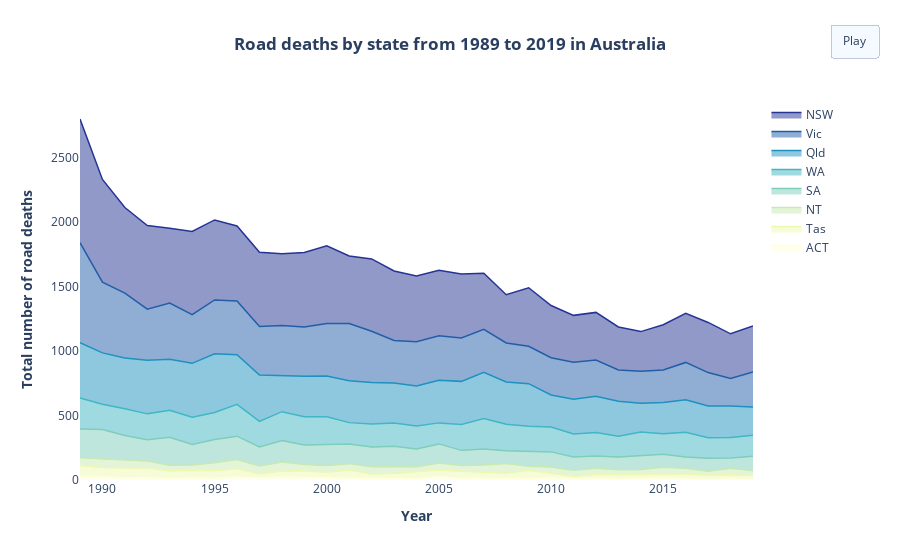

Notebook code cell kept with this figure:
### Code cell
fig_state.show()

### Figure 1 — Plotly figure (JSON) as saved in the notebook; plotly's stock layout.template omitted (floating-point values rounded to 4 significant figures)
{"data": [{"line": {"color": "#ffffd9", "width": 1.5}, "mode": "lines", "name": "ACT", "stackgroup": "one", "type": "scatter", "x": ["2019", "2018", "2017", "2016", "2015", "2014", "2013", "2012", "2011", "2010", "2009", "2008", "2007", "2006", "2005", "2004", "2003", "2002", "2001", "2000", "1999", "1998", "1997", "1996", "1995", "1994", "1993", "1992", "1991", "1990", "1989"], "y": [6, 9, 5, 10, 15, 10, 7, 12, 6, 19, 12, 14, 14, 13, 26, 9, 11, 10, 16, 18, 19, 22, 17, 23, 15, 17, 12, 20, 17, 26, 32]}, {"line": {"color": "#edf8b1", "width": 1.5}, "mode": "lines", "name": "Tas", "stackgroup": "one", "type": "scatter", "x": ["2019", "2018", "2017", "2016", "2015", "2014", "2013", "2012", "2011", "2010", "2009", "2008", "2007", "2006", "2005", "2004", "2003", "2002", "2001", "2000", "1999", "1998", "1997", "1996", "1995", "1994", "1993", "1992", "1991", "1990", "1989"], "y": [29, 32, 32, 37, 34, 33, 36, 31, 24, 31, 63, 39, 45, 55, 51, 58, 41, 37, 61, 43, 53, 48, 32, 64, 57, 59, 58, 74, 77, 71, 80]}, {"line": {"color": "#c7e9b4", "width": 1.5}, "mode": "lines", "name": "NT", "stackgroup": "one", "type": "scatter", "x": ["2019", "2018", "2017", "2016", "2015", "2014", "2013", "2012", "2011", "2010", "2009", "2008", "2007", "2006", "2005", "2004", "2003", "2002", "2001", "2000", "1999", "1998", "1997", "1996", "1995", "1994", "1993", "1992", "1991", "1990", "1989"], "y": [36, 50, 31, 45, 49, 39, 37, 49, 45, 50, 31, 75, 58, 45, 55, 35, 53, 55, 50, 51, 49, 69, 60, 72, 61, 41, 44, 54, 67, 68, 61]}, {"line": {"color": "#7fcdbb", "width": 1.5}, "mode": "lines", "name": "SA", "stackgroup": "one", "type": "scatter", "x": ["2019", "2018", "2017", "2016", "2015", "2014", "2013", "2012", "2011", "2010", "2009", "2008", "2007", "2006", "2005", "2004", "2003", "2002", "2001", "2000", "1999", "1998", "1997", "1996", "1995", "1994", "1993", "1992", "1991", "1990", "1989"], "y": [114, 80, 100, 86, 102, 108, 98, 94, 103, 118, 119, 99, 124, 117, 148, 139, 157, 154, 153, 166, 151, 168, 148, 181, 181, 159, 218, 165, 184, 226, 222]}, {"line": {"color": "#41b6c4", "width": 1.5}, "mode": "lines", "name": "WA", "stackgroup": "one", "type": "scatter", "x": ["2019", "2018", "2017", "2016", "2015", "2014", "2013", "2012", "2011", "2010", "2009", "2008", "2007", "2006", "2005", "2004", "2003", "2002", "2001", "2000", "1999", "1998", "1997", "1996", "1995", "1994", "1993", "1992", "1991", "1990", "1989"], "y": [163, 158, 159, 193, 159, 183, 162, 183, 179, 193, 191, 205, 235, 200, 163, 178, 180, 179, 165, 212, 218, 223, 197, 247, 209, 211, 209, 200, 207, 196, 242]}, {"line": {"color": "#1d91c0", "width": 1.5}, "mode": "lines", "name": "Qld", "stackgroup": "one", "type": "scatter", "x": ["2019", "2018", "2017", "2016", "2015", "2014", "2013", "2012", "2011", "2010", "2009", "2008", "2007", "2006", "2005", "2004", "2003", "2002", "2001", "2000", "1999", "1998", "1997", "1996", "1995", "1994", "1993", "1992", "1991", "1990", "1989"], "y": [219, 245, 247, 251, 243, 223, 271, 280, 269, 249, 331, 328, 360, 335, 330, 311, 310, 322, 324, 317, 314, 279, 360, 385, 456, 418, 396, 416, 395, 399, 428]}, {"line": {"color": "#225ea8", "width": 1.5}, "mode": "lines", "name": "Vic", "stackgroup": "one", "type": "scatter", "x": ["2019", "2018", "2017", "2016", "2015", "2014", "2013", "2012", "2011", "2010", "2009", "2008", "2007", "2006", "2005", "2004", "2003", "2002", "2001", "2000", "1999", "1998", "1997", "1996", "1995", "1994", "1993", "1992", "1991", "1990", "1989"], "y": [270, 213, 259, 290, 252, 248, 243, 282, 287, 288, 290, 303, 332, 337, 346, 343, 330, 397, 444, 407, 383, 390, 377, 417, 418, 377, 435, 396, 503, 548, 776]}, {"line": {"color": "#253494", "width": 1.5}, "mode": "lines", "name": "NSW", "stackgroup": "one", "type": "scatter", "x": ["2019", "2018", "2017", "2016", "2015", "2014", "2013", "2012", "2011", "2010", "2009", "2008", "2007", "2006", "2005", "2004", "2003", "2002", "2001", "2000", "1999", "1998", "1997", "1996", "1995", "1994", "1993", "1992", "1991", "1990", "1989"], "y": [357, 347, 389, 380, 350, 307, 333, 369, 364, 405, 454, 374, 435, 496, 508, 510, 539, 561, 524, 603, 577, 556, 576, 581, 620, 646, 581, 649, 663, 797, 959]}], "layout": {"hovermode": "x unified", "plot_bgcolor": "white", "showlegend": true, "title": {"text": "<b>Road deaths by state from 1989 to 2019 in Australia<b>", "x": 0.5}, "updatemenus": [{"buttons": [{"args": [null, {"frame": {"duration": 200, "redraw": false}, "fromcurrent": true, "mode": "immediate", "transition": {"duration": 0}}], "label": "Play", "method": "animate"}], "pad": {"r": 10, "t": 0}, "showactive": true, "type": "buttons", "x": 1.2, "xanchor": "right", "y": 1.2, "yanchor": "top"}], "xaxis": {"title": {"text": "<b>Year</b>"}}, "yaxis": {"title": {"text": "<b>Total number of road deaths<b>"}}}}
